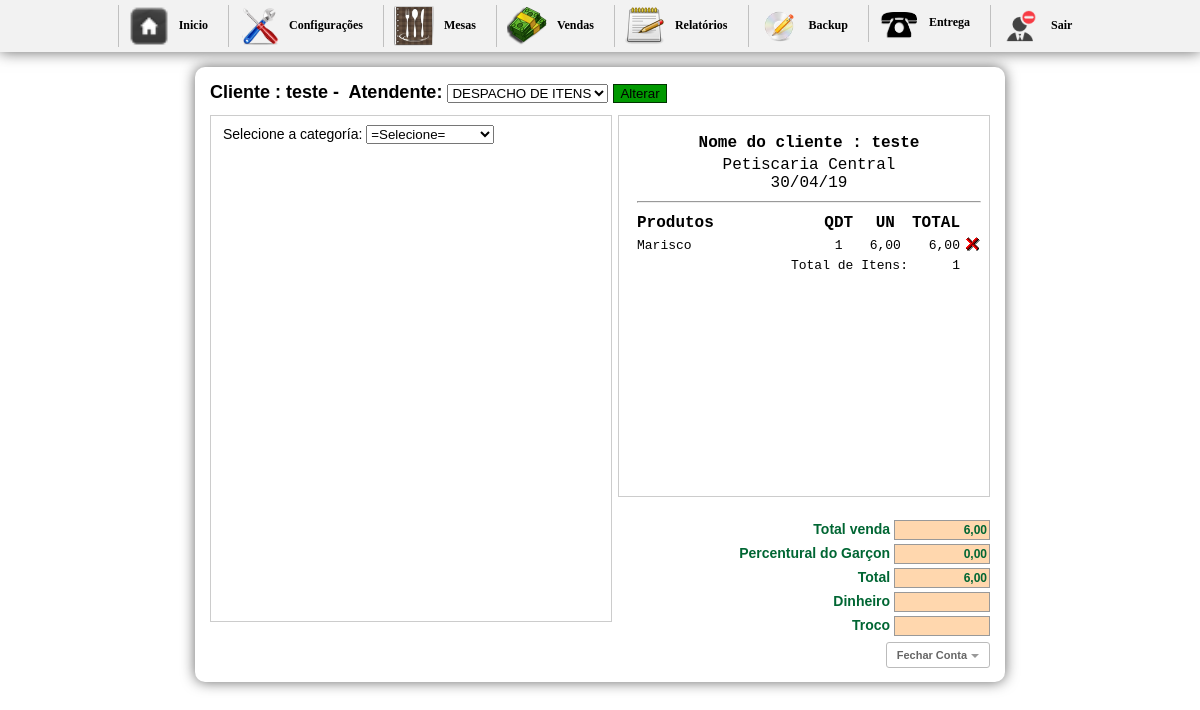
The page /inicio2.php?btn=vendapedido&id_mesa=51&idGarcon=9 (signed in) on the database its author committed.
### tables this page shows
CREATE TABLE `pedido` (
  `id_mesa` int(10) NOT NULL AUTO_INCREMENT,
  `numero` int(10) NOT NULL,
  `idGarcon` varchar(200) NOT NULL,
  `situacao` int(1) NOT NULL,
  `email` varchar(50) DEFAULT NULL,
  `nome` varchar(50) DEFAULT NULL,
  `sobrenome` varchar(50) DEFAULT NULL,
  `telefone` varchar(30) DEFAULT NULL,
  `bairro` varchar(50) DEFAULT NULL,
  `rua` varchar(50) DEFAULT NULL,
  `numerocasa` varchar(20) DEFAULT NULL,
  `detalhes` longtext,
  PRIMARY KEY (`id_mesa`)
);

CREATE TABLE `config` (
  `id_conf` int(30) NOT NULL,
  `empresa` varchar(200) NOT NULL,
  `telefone` varchar(30) NOT NULL,
  `pgarcon` int(10) NOT NULL,
  `ativo` int(2) NOT NULL
);

CREATE TABLE `entrega` (
  `id` int(11) NOT NULL AUTO_INCREMENT,
  `cod` int(11) NOT NULL,
  `nome` varchar(150) NOT NULL,
  `preco` varchar(10) NOT NULL,
  `qtd` int(11) NOT NULL,
  `comanda` int(200) NOT NULL,
  `data` date NOT NULL,
  `time` time NOT NULL,
  `id_mesa` int(30) NOT NULL,
  `situacao` int(2) NOT NULL,
  `idGarcon` varchar(200) NOT NULL,
  `status` int(1) NOT NULL,
  `destino` int(1) NOT NULL,
  `entregue` int(1) NOT NULL,
  `feito` int(1) NOT NULL,
  PRIMARY KEY (`id`)
);

### selecionacat2.php (the view, shortened to what this page needs)
<form action="" method="post" enctype="multipart/form-data" style="margin-left:12px; margin-top:-7px;">
Selecione a categoría:
  <select name="jumpMenu" id="jumpMenu" onChange="MM_jumpMenu('parent',this,0)">
  <option value=""> =Selecione=</option>
  </select>
</form>

### vendapedido.php (shortened to what this page needs)
<?php require_once('Connections/sistema.php'); ?>
<?php
if (!function_exists("GetSQLValueString")) {
function GetSQLValueString($theValue, $theType, $theDefinedValue = "", $theNotDefinedValue = "")
{
  $theValue = function_exists("mysql_real_escape_string") ? mysql_real_escape_string($theValue) : mysql_escape_string($theValue);
  switch ($theType) {
    case "long":
    case "int":
      $theValue = ($theValue != "") ? intval($theValue) : "NULL";
      break;
  }
  return $theValue;
}
}
$colname_Recordset1 = "-1";
if (isset($_GET['id_mesa'])) {
  $colname_Recordset1 = $_GET['id_mesa'];
}
$query_Recordset1 = sprintf("SELECT * FROM pedido WHERE id_mesa = %s", GetSQLValueString($colname_Recordset1, "int"));
$Recordset1 = mysql_query($query_Recordset1, $sistema) or die(mysql_error());
$row_Recordset1 = mysql_fetch_assoc($Recordset1);
$numero = $_GET['id_mesa'];
?>
<?php
  $sql1 = mysql_query("SELECT * FROM pedido WHERE id_mesa ='$numero'") or die(mysql_error());
  $cont1 = mysql_fetch_array($sql1);
  $sit = $cont1['situacao'];
$idGarconget = $_GET['idGarcon'];
$gar2 = mysql_query("SELECT * FROM garcon WHERE idGarcon='$idGarconget'");
$h2 = mysql_fetch_array($gar2);
  ?>
<h1>
<form action="" method="post" enctype="multipart/form-data">
Cliente : <?php echo $row_Recordset1['nome']; ?>&nbsp-&nbsp;
Atendente:
<select name="nomeGarcon">
<?php
	$gar = mysql_query("SELECT * FROM garcon WHERE idGarcon != '1' ORDER BY nomeGarcon ASC") or die(mysql_error());
	while($h = mysql_fetch_array($gar)){
?>
  <option value="<?php echo $h['idGarcon'] ?>"<?php if (!(strcmp($h['idGarcon'], $h2['idGarcon']))) {echo "selected=\"selected\"";} ?>><?php echo $h['nomeGarcon'] ?></option>
	<?php }?>
</select>
<?php if($sit == "0"){?>
<input name="ok" type="submit" value="Abrir pedido" style="background-color: #F30; border:1px solid #9B0000;" />
<?php }else{ ?>
<input name="ok" type="submit" value="Alterar" style=" background-color:#090; border:1px solid #030;" />
<?php } ?>
</form>
</h1>
<div id="boxprodutos"><br/>
<?php if($sit == "1"){
include "selecionacat2.php";
} ?>
</div>
<div id="box">
	<div id="comentarios">
    <table width="100%" border="0" class="inputs">
  <tr>
 <?php $n = mysql_query("SELECT * FROM config");
 	$a = mysql_fetch_array($n);
 ?>
  <td align="center" style="font-size:16px;"><strong>Nome do cliente : <?php echo $row_Recordset1['nome']; ?></strong></td>
  </tr>
  <tr>
    <td align="center" style="font-size:16px;"><?php echo $a['empresa'] ?><br/> <?php echo date("d/m/y") ?></td>
    </tr>
    <tr>
    <td><hr/></td>
    </tr>
</table>
    <table width="100%">
    <tr>
	  <td  style="font-size:16px;"><strong>Produtos</strong></td>
      <td width="13%" align="center" style="font-size:16px;"><strong>QDT</strong></td>
      <td width="15%" align="center" style="font-size:16px;"><strong>UN</strong></td>
	  <td align="center" style="font-size:16px;"><strong>TOTAL</strong></td>
	  <td align="center">&nbsp;</td>
	  </tr>
	<?php
	$carrinho = mysql_query("SELECT *, SUM(qtd) AS qt,SUM(preco) AS pr FROM entrega WHERE id_mesa='$numero' AND situacao='1' GROUP BY cod") or die(		mysql_error());
	$contar = mysql_num_rows($carrinho);
	if($contar == 0){
		echo "";
	}else{
		while($res = mysql_fetch_array($carrinho)){
			$id           	= $res['id'];
			$nome  			= $res['nome'];
			$preco       	= $res['pr'];
			$qtd		 	= $res['qt'];
			$unitario		= $res['preco'];
			$id_mesa		= $res['id_mesa'];
			$itens +=$qtd;
			$total += $preco;
	?>
	<tr class="fontcomanda">
    <td width="60%" align="left">
    <a href="cozinha.php?id_mesa=<?php echo $id_mesa ?>&nome=<?php echo $nome; ?>"  title="Imprimir"
    onclick="Cozinha(this.href,'nomeJanela','350','600','yes');return false" class="fontcomanda"><?php echo $nome; ?></a>
    </td>
    <td align="center" ><?php echo $qtd; ?></td>
    <td align="center" ><?php echo  str_replace(".",",",$unitario); ?></td>
    <td width="10%" align="right"><?php echo number_format($preco, 2, ',', '.'); ?></td>
    <td width="2%" align="right">
    <a href="inicio2.php?btn=vendapedido&retira=produto&id=<?php echo $id ?>&id_mesa=<?php echo $numero ?>"><img src="imagens/icone_delete.gif" width="17" height="18" border="0" /></a>
    </td>
    </tr>
     <?php
		}
	}
	?>
	<tr class="fontcomanda">
	  <td colspan="3" align="right">Total de Itens:</td>
	  <td align="right"><?php echo $itens ?></td>
	  <td align="right">&nbsp;</td>
	  </tr>
    </table>
 <div id="formulario">
    <?php $totals = number_format($total, 2, ',', '.'); ?>
<form name="formulario" action="" method="post" enctype="multipart/form-data">
            <span class="valores">Total venda </span>
        <input name="total" type="text" value="<?php echo $totals ?>" size="8" maxlength="6" class="calc" readonly="true"/><br/>
        	<?php
			$g = mysql_query("SELECT * FROM config") or die(mysql_error());
			$w = mysql_fetch_array($g);
			$ativo = $w['ativo'];
			$percentual = $w['pgarcon'];
			if($ativo == 1){
			$porcento_garcon = $percentual;
			}else{
			$porcento_garcon = 0;
			}
				$pgarcon = $total * $porcento_garcon / 100;
				$somatotal = $total + $pgarcon;
			?>
                <span class="valores">Percentural do Garçon </span>
                <input name="garconP" type="text" class="calc" id="garconP" value="<?php echo number_format($pgarcon, 2, ',', '.'); ?>"/><br/>
                <span class="valores">Total </span>
                <input name="somatotal" type="text" class="calc" id="somatotal" value="<?php echo number_format($somatotal, 2, ',', '.'); ?>"/><br/>
        <span class="valores">Dinheiro </span>
        <input name="dinheiro" type="text" size="8"  class="calc" onkeyup="javascript:operacao('')" id="dinheiro-1"/><br/>
            <span class="valores">Troco </span>
            <input name="troco" type="text" class="calc" size="8" maxlength="8" readonly="true"/><br/>
      </form>
      <br/>
      <?php
	  $mesas = $_GET['id_mesa'];
	  ?>
      <a href="imprimepedido.php?id_mesa=<?php echo $mesas;?>&pgarcon=<?php echo $pgarcon?>&somatotal=<?php echo $somatotal ?>"
  onclick="NovaJanela(this.href,'nomeJanela','750','600','yes');return false" class="button">
  Fechar Conta</a>
      </div>
  </div>
</div>

### css/css.css (style rules this page uses)
body { margin-left: 0px;margin-top: 0px;margin-right: 0px;margin-bottom: 0px; background-color:#FFF; font-family:Verdana, Geneva, sans-serif; font-size:14px; }
h1 { font-size:18px; margin-top:0; }
#boxprodutos { width:400px; height:500px; margin:0 auto; border:1px solid #ccc; float:left; background:#FFF; padding-bottom:5px; overflow:auto }
#box { width:370px; margin:0 auto; border:1px solid #ccc; float:right; font:10px "Courier New", Courier, monospace; background:#0000; }
.fontcomanda { font-size:13px; }
.fontcomanda a:link { font:10px "Courier New", Courier, monospace; font-size:13px; text-decoration:none;color:#000; }
#comentarios { width:350px; height:350px;overflow: auto; padding:15px; }
#formulario { position:absolute; width:300px; height:115px; top:518px; font-size:10px; text-align:right; margin-left:56px; }
.calc { border:1px solid #999; height:16px; width:90px; font-family:Verdana, Geneva, sans-serif; font-size:12px; font-weight:bold; color:#063; background:#FFD7AE; margin:2px 0 2px 0; text-align:right; }
.valores { font-size:10px; font-family:Verdana, Geneva, sans-serif; font-size:14px; font-weight:bold; color:#063; }
.button { border: 1px solid #BBB; border-radius: 3px; text-shadow: 0 1px 1px white; -webkit-box-shadow: 0 1px 1px #fff; -moz-box-shadow: 0 1px 1px #fff; box-shadow: 0 1px 1px #fff; font: bold 11px Sans-Serif; padding: 6px 10px; white-space: nowrap; vertical-align: middle; color: #666; background: transparent; cursor: pointer; margin-top:3px; text-decoration:none; }
.button:after { content: ""; display: inline-block; width: 0; height: 0; border-top: 4px solid #999; border-left: 4px solid transparent; border-right: 4px solid transparent; margin: 0 0 0 4px; position: relative; top: -1px; text-decoration:none; }

### rows shown on the page
pedido: nome "teste"
config: empresa "Petiscaria Central", garconP "0,00", somatotal "6,00"
entrega: nome "Marisco", qtd "1", preco "6,00"

### other values the page prints
$itens "1"
form field nomeGarcon "DESPACHO DE ITENS"
